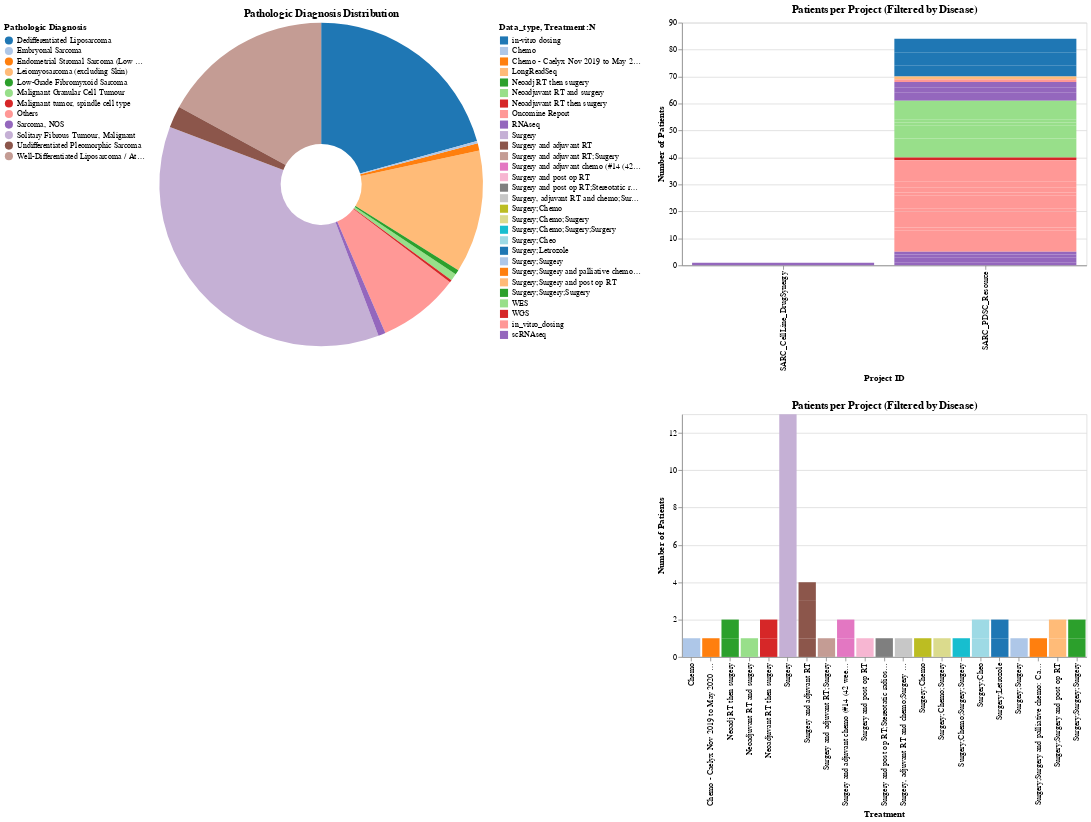

Source (notebook cell):
### Code cell
# Process the data for pie chart with percentage
disease_counts = combined_df['Pathologic Diagnosis'].value_counts().reset_index()
disease_counts.columns = ['Pathologic Diagnosis', 'Count']

# Calculate percentage
total_count = disease_counts['Count'].sum()
disease_counts['Percentage'] = (disease_counts['Count'] / total_count) * 100
disease_counts['Percentage'] = disease_counts['Percentage'].map('{:.1f}%'.format)
# Selection filter
disease_select = alt.selection_single(fields=["Pathologic Diagnosis"], empty="all")

# Create an Altair Pie Chart with Percentage Display
disease_pie = (
    alt.Chart(disease_counts)
    .mark_arc(innerRadius=50)
    .encode(
        theta=alt.Theta("Count:Q", title="Total Cases"),
        color=alt.Color(
            "Pathologic Diagnosis:N",
            scale=alt.Scale(scheme="category20"),
            legend=alt.Legend(title="Pathologic Diagnosis", orient="left")  # Custom legend title for Pathology
        ),
        opacity=alt.condition(disease_select, alt.value(1), alt.value(0.3)),
        tooltip=[
            "Pathologic Diagnosis:N",
            "Percentage",
            alt.Tooltip("Percentage:Q", format=".1f")]
    )
    .add_selection(disease_select)
    .properties(title="Pathologic Diagnosis Distribution", width=400, height=400)
)
project_patient_counts = (
    combined_df.groupby(["Pathologic Diagnosis", "Project ID", "Data_type"])["Patient ID"]
    .nunique()  # Count unique patients
    .reset_index()
)
# Rename columns for clarity
project_patient_counts.columns = ["Pathologic Diagnosis", "Project ID", "Data_type", "Number of Patients"]

# Summary Bar Chart (Filtered by Pie Selection)
datatype_summary = (
    alt.Chart(project_patient_counts)
    .mark_bar()
    .encode(
        x=alt.X("Project ID:N", title="Project ID"),
        y=alt.Y("Number of Patients:Q", title="Number of Patients"),
        tooltip=["Project ID", "Number of Patients","Data_type"],
        color=alt.Color("Data_type:N",
            scale=alt.Scale(scheme="category20"),
            legend=alt.Legend(title="Data_type", orient="left") 
    ))
    .transform_filter(disease_select)  # Apply the filter from the pie chart
    .properties(title="Patients per Project (Filtered by Disease)", width=500)
)

treatment = (
    combined_df.groupby(["Pathologic Diagnosis", "Cancer treatment regimen 1"])["Patient ID"]
    .nunique()  # Count unique patients
    .reset_index()
)
# Rename columns for clarity
treatment.columns = ["Pathologic Diagnosis", "Treatment", "Number of Patients"]

# Summary Bar Chart (Filtered by Pie Selection)
Diagnosis_summary = (
    alt.Chart(treatment)
    .mark_bar()
    .encode(
        x=alt.X("Treatment:N", title="Treatment"),
        y=alt.Y("Number of Patients:Q", title="Number of Patients"),
        tooltip=["Treatment", "Number of Patients"],
        color=alt.Color("Treatment:N",
            scale=alt.Scale(scheme="category20"),
            legend=alt.Legend(title="Treatment:N", orient="left"))
    )
    .transform_filter(disease_select)  # Apply the filter from the pie chart
    .properties(title="Patients per Project (Filtered by Disease)", width=500)
)


# Combine both charts
chart_row = (disease_pie | datatype_summary & Diagnosis_summary).resolve_scale(
    color='independent'  # Crucial: Make the color scales independent
)
chart_row

### Figure 1 — Vega-Lite specification as saved in the notebook (floating-point values rounded to 4 significant figures)
{"config": {"view": {"continuousWidth": 300, "continuousHeight": 300}}, "hconcat": [{"data": {"name": "data-9526c829b61a04844ae8f3b671ec75da"}, "mark": {"type": "arc", "innerRadius": 50}, "encoding": {"color": {"field": "Pathologic Diagnosis", "legend": {"orient": "left", "title": "Pathologic Diagnosis"}, "scale": {"scheme": "category20"}, "type": "nominal"}, "opacity": {"condition": {"param": "param_86", "value": 1, "empty": true}, "value": 0.3}, "theta": {"field": "Count", "title": "Total Cases", "type": "quantitative"}, "tooltip": [{"field": "Pathologic Diagnosis", "type": "nominal"}, {"field": "Percentage", "type": "nominal"}, {"field": "Percentage", "format": ".1f", "type": "quantitative"}]}, "height": 400, "name": "view_95", "title": "Pathologic Diagnosis Distribution", "width": 400}, {"vconcat": [{"data": {"name": "data-3d37d085054e9c438da5974f8f9228ac"}, "mark": {"type": "bar"}, "encoding": {"color": {"field": "Data_type", "legend": {"orient": "left", "title": "Data_type"}, "scale": {"scheme": "category20"}, "type": "nominal"}, "tooltip": [{"field": "Project ID", "type": "nominal"}, {"field": "Number of Patients", "type": "quantitative"}, {"field": "Data_type", "type": "nominal"}], "x": {"field": "Project ID", "title": "Project ID", "type": "nominal"}, "y": {"field": "Number of Patients", "title": "Number of Patients", "type": "quantitative"}}, "title": "Patients per Project (Filtered by Disease)", "transform": [{"filter": {"param": "param_86", "empty": true}}], "width": 500}, {"data": {"name": "data-de9eb38db468dcb5a98ee92583898a35"}, "mark": {"type": "bar"}, "encoding": {"color": {"field": "Treatment", "legend": {"orient": "left", "title": "Treatment:N"}, "scale": {"scheme": "category20"}, "type": "nominal"}, "tooltip": [{"field": "Treatment", "type": "nominal"}, {"field": "Number of Patients", "type": "quantitative"}], "x": {"field": "Treatment", "title": "Treatment", "type": "nominal"}, "y": {"field": "Number of Patients", "title": "Number of Patients", "type": "quantitative"}}, "title": "Patients per Project (Filtered by Disease)", "transform": [{"filter": {"param": "param_86", "empty": true}}], "width": 500}]}], "params": [{"name": "param_86", "select": {"type": "point", "fields": ["Pathologic Diagnosis"]}, "views": ["view_95"]}], "resolve": {"scale": {"color": "independent"}}, "$schema": "https://vega.github.io/schema/vega-lite/v5.20.1.json", "datasets": {"data-9526c829b61a04844ae8f3b671ec75da": [{"Pathologic Diagnosis": "Solitary Fibrous Tumour, Malignant", "Count": 152, "Percentage": "36.5%"}, {"Pathologic Diagnosis": "Dedifferentiated Liposarcoma", "Count": 86, "Percentage": "20.7%"}, {"Pathologic Diagnosis": "Well-Differentiated Liposarcoma / Atypical Lipomatous Tumour", "Count": 71, "Percentage": "17.1%"}, {"Pathologic Diagnosis": "Leiomyosarcoma (excluding Skin)", "Count": 51, "Percentage": "12.3%"}, {"Pathologic Diagnosis": "Others", "Count": 34, "Percentage": "8.2%"}, {"Pathologic Diagnosis": "Undifferentiated Pleomorphic Sarcoma", "Count": 9, "Percentage": "2.2%"}, {"Pathologic Diagnosis": "Malignant Granular Cell Tumour", "Count": 3, "Percentage": "0.7%"}, {"Pathologic Diagnosis": "Endometrial Stromal Sarcoma (Low Grade, High Grade), Undifferentiated Uterine Sarcoma", "Count": 3, "Percentage": "0.7%"}, {"Pathologic Diagnosis": "Sarcoma, NOS", "Count": 3, "Percentage": "0.7%"}, {"Pathologic Diagnosis": "Low-Grade Fibromyxoid Sarcoma", "Count": 2, "Percentage": "0.5%"}, {"Pathologic Diagnosis": "Embryonal Sarcoma", "Count": 1, "Percentage": "0.2%"}, {"Pathologic Diagnosis": "Malignant tumor, spindle cell type", "Count": 1, "Percentage": "0.2%"}], "data-3d37d085054e9c438da5974f8f9228ac": [{"Pathologic Diagnosis": "Dedifferentiated Liposarcoma", "Project ID": "SARC_CellLine_DrugSynergy", "Data_type": "RNAseq", "Number of Patients": 1}, {"Pathologic Diagnosis": "Dedifferentiated Liposarcoma", "Project ID": "SARC_PDSC_Resource", "Data_type": " in-vitro dosing", "Number of Patients": 4}, {"Pathologic Diagnosis": "Dedifferentiated Liposarcoma", "Project ID": "SARC_PDSC_Resource", "Data_type": "RNAseq", "Number of Patients": 3}, {"Pathologic Diagnosis": "Dedifferentiated Liposarcoma", "Project ID": "SARC_PDSC_Resource", "Data_type": "WES", "Number of Patients": 5}, {"Pathologic Diagnosis": "Dedifferentiated Liposarcoma", "Project ID": "SARC_PDSC_Resource", "Data_type": "in_vitro_dosing", "Number of Patients": 8}, {"Pathologic Diagnosis": "Dedifferentiated Liposarcoma", "Project ID": "SARC_PDSC_Resource", "Data_type": "scRNAseq", "Number of Patients": 1}, {"Pathologic Diagnosis": "Embryonal Sarcoma", "Project ID": "SARC_PDSC_Resource", "Data_type": "in_vitro_dosing", "Number of Patients": 1}, {"Pathologic Diagnosis": "Endometrial Stromal Sarcoma (Low Grade, High Grade), Undifferentiated Uterine Sarcoma", "Project ID": "SARC_PDSC_Resource", "Data_type": "in_vitro_dosing", "Number of Patients": 1}, {"Pathologic Diagnosis": "Leiomyosarcoma (excluding Skin)", "Project ID": "SARC_PDSC_Resource", "Data_type": " in-vitro dosing", "Number of Patients": 4}, {"Pathologic Diagnosis": "Leiomyosarcoma (excluding Skin)", "Project ID": "SARC_PDSC_Resource", "Data_type": "RNAseq", "Number of Patients": 1}, {"Pathologic Diagnosis": "Leiomyosarcoma (excluding Skin)", "Project ID": "SARC_PDSC_Resource", "Data_type": "WES", "Number of Patients": 2}, {"Pathologic Diagnosis": "Leiomyosarcoma (excluding Skin)", "Project ID": "SARC_PDSC_Resource", "Data_type": "in_vitro_dosing", "Number of Patients": 4}, {"Pathologic Diagnosis": "Low-Grade Fibromyxoid Sarcoma", "Project ID": "SARC_PDSC_Resource", "Data_type": "in_vitro_dosing", "Number of Patients": 1}, {"Pathologic Diagnosis": "Malignant Granular Cell Tumour", "Project ID": "SARC_PDSC_Resource", "Data_type": "WES", "Number of Patients": 1}, {"Pathologic Diagnosis": "Malignant Granular Cell Tumour", "Project ID": "SARC_PDSC_Resource", "Data_type": "in_vitro_dosing", "Number of Patients": 1}, {"Pathologic Diagnosis": "Malignant tumor, spindle cell type", "Project ID": "SARC_PDSC_Resource", "Data_type": "in_vitro_dosing", "Number of Patients": 1}, {"Pathologic Diagnosis": "Others", "Project ID": "SARC_PDSC_Resource", "Data_type": " in-vitro dosing", "Number of Patients": 1}, {"Pathologic Diagnosis": "Others", "Project ID": "SARC_PDSC_Resource", "Data_type": "WES", "Number of Patients": 4}, {"Pathologic Diagnosis": "Others", "Project ID": "SARC_PDSC_Resource", "Data_type": "in_vitro_dosing", "Number of Patients": 4}, {"Pathologic Diagnosis": "Others", "Project ID": "SARC_PDSC_Resource", "Data_type": "scRNAseq", "Number of Patients": 2}, {"Pathologic Diagnosis": "Sarcoma, NOS", "Project ID": "SARC_PDSC_Resource", "Data_type": "WES", "Number of Patients": 1}, {"Pathologic Diagnosis": "Sarcoma, NOS", "Project ID": "SARC_PDSC_Resource", "Data_type": "in_vitro_dosing", "Number of Patients": 1}, {"Pathologic Diagnosis": "Solitary Fibrous Tumour, Malignant", "Project ID": "SARC_PDSC_Resource", "Data_type": "Oncomine Report", "Number of Patients": 1}, {"Pathologic Diagnosis": "Solitary Fibrous Tumour, Malignant", "Project ID": "SARC_PDSC_Resource", "Data_type": "RNAseq", "Number of Patients": 1}, {"Pathologic Diagnosis": "Solitary Fibrous Tumour, Malignant", "Project ID": "SARC_PDSC_Resource", "Data_type": "WES", "Number of Patients": 1}, {"Pathologic Diagnosis": "Solitary Fibrous Tumour, Malignant", "Project ID": "SARC_PDSC_Resource", "Data_type": "WGS", "Number of Patients": 1}, {"Pathologic Diagnosis": "Solitary Fibrous Tumour, Malignant", "Project ID": "SARC_PDSC_Resource", "Data_type": "in_vitro_dosing", "Number of Patients": 2}, {"Pathologic Diagnosis": "Undifferentiated Pleomorphic Sarcoma", "Project ID": "SARC_PDSC_Resource", "Data_type": "in_vitro_dosing", "Number of Patients": 2}, {"Pathologic Diagnosis": "Undifferentiated Pleomorphic Sarcoma", "Project ID": "SARC_PDSC_Resource", "Data_type": "scRNAseq", "Number of Patients": 1}, {"Pathologic Diagnosis": "Well-Differentiated Liposarcoma / Atypical Lipomatous Tumour", "Project ID": "SARC_PDSC_Resource", "Data_type": " in-vitro dosing", "Number of Patients": 5}, {"Pathologic Diagnosis": "Well-Differentiated Liposarcoma / Atypical Lipomatous Tumour", "Project ID": "SARC_PDSC_Resource", "Data_type": "LongReadSeq", "Number of Patients": 1}, {"Pathologic Diagnosis": "Well-Differentiated Liposarcoma / Atypical Lipomatous Tumour", "Project ID": "SARC_PDSC_Resource", "Data_type": "RNAseq", "Number of Patients": 2}, {"Pathologic Diagnosis": "Well-Differentiated Liposarcoma / Atypical Lipomatous Tumour", "Project ID": "SARC_PDSC_Resource", "Data_type": "WES", "Number of Patients": 7}, {"Pathologic Diagnosis": "Well-Differentiated Liposarcoma / Atypical Lipomatous Tumour", "Project ID": "SARC_PDSC_Resource", "Data_type": "in_vitro_dosing", "Number of Patients": 8}, {"Pathologic Diagnosis": "Well-Differentiated Liposarcoma / Atypical Lipomatous Tumour", "Project ID": "SARC_PDSC_Resource", "Data_type": "scRNAseq", "Number of Patients": 1}], "data-de9eb38db468dcb5a98ee92583898a35": [{"Pathologic Diagnosis": "Dedifferentiated Liposarcoma", "Treatment": "Neoadj RT then surgery", "Number of Patients": 1}, {"Pathologic Diagnosis": "Dedifferentiated Liposarcoma", "Treatment": "Surgery", "Number of Patients": 3}, {"Pathologic Diagnosis": "Dedifferentiated Liposarcoma", "Treatment": "Surgery and adjuvant RT", "Number of Patients": 1}, {"Pathologic Diagnosis": "Dedifferentiated Liposarcoma", "Treatment": "Surgery and adjuvant RT;Surgery", "Number of Patients": 1}, {"Pathologic Diagnosis": "Dedifferentiated Liposarcoma", "Treatment": "Surgery and post op RT", "Number of Patients": 1}, {"Pathologic Diagnosis": "Dedifferentiated Liposarcoma", "Treatment": "Surgery;Letrozole", "Number of Patients": 1}, {"Pathologic Diagnosis": "Dedifferentiated Liposarcoma", "Treatment": "Surgery;Surgery", "Number of Patients": 1}, {"Pathologic Diagnosis": "Dedifferentiated Liposarcoma", "Treatment": "Surgery;Surgery and post op RT", "Number of Patients": 1}, {"Pathologic Diagnosis": "Embryonal Sarcoma", "Treatment": "Surgery and adjuvant chemo (#14 (42 weeks) VDC);Surgery;Chemo", "Number of Patients": 1}, {"Pathologic Diagnosis": "Endometrial Stromal Sarcoma (Low Grade, High Grade), Undifferentiated Uterine Sarcoma", "Treatment": "Surgery;Chemo;Surgery", "Number of Patients": 1}, {"Pathologic Diagnosis": "Leiomyosarcoma (excluding Skin)", "Treatment": "Chemo - Caelyx Nov 2019 to May 2020 then debulking 16-Aug-2021", "Number of Patients": 1}, {"Pathologic Diagnosis": "Leiomyosarcoma (excluding Skin)", "Treatment": "Surgery;Chemo", "Number of Patients": 1}, {"Pathologic Diagnosis": "Leiomyosarcoma (excluding Skin)", "Treatment": "Surgery;Chemo;Surgery;Surgery", "Number of Patients": 1}, {"Pathologic Diagnosis": "Leiomyosarcoma (excluding Skin)", "Treatment": "Surgery;Letrozole", "Number of Patients": 1}, {"Pathologic Diagnosis": "Low-Grade Fibromyxoid Sarcoma", "Treatment": "Neoadjuvant RT then surgery", "Number of Patients": 1}, {"Pathologic Diagnosis": "Malignant Granular Cell Tumour", "Treatment": "Surgery;Surgery and palliative chemo: Caelyx > Best response MR after 2M > Pazopanib PD after 2m > Gem/Carbo > PD after 2m", "Number of Patients": 1}, {"Pathologic Diagnosis": "Malignant tumor, spindle cell type", "Treatment": "Surgery and adjuvant chemo (#14 (42 weeks) VDC);Surgery;Chemo", "Number of Patients": 1}, {"Pathologic Diagnosis": "Others", "Treatment": "Surgery", "Number of Patients": 3}, {"Pathologic Diagnosis": "Others", "Treatment": "Surgery and adjuvant RT", "Number of Patients": 2}, {"Pathologic Diagnosis": "Others", "Treatment": "Surgery;Cheo", "Number of Patients": 1}, {"Pathologic Diagnosis": "Others", "Treatment": "Surgery;Surgery;Surgery", "Number of Patients": 1}, {"Pathologic Diagnosis": "Sarcoma, NOS", "Treatment": "Surgery and adjuvant RT", "Number of Patients": 1}, {"Pathologic Diagnosis": "Solitary Fibrous Tumour, Malignant", "Treatment": "Neoadjuvant RT then surgery", "Number of Patients": 1}, {"Pathologic Diagnosis": "Solitary Fibrous Tumour, Malignant", "Treatment": "Surgery and post op RT;Stereotatic radiosurgery;Surgery;Chemo - Caelyx #2", "Number of Patients": 1}, {"Pathologic Diagnosis": "Undifferentiated Pleomorphic Sarcoma", "Treatment": "Neoadjuvant RT and surgery", "Number of Patients": 1}, {"Pathologic Diagnosis": "Undifferentiated Pleomorphic Sarcoma", "Treatment": "Surgery;Cheo", "Number of Patients": 1}, {"Pathologic Diagnosis": "Well-Differentiated Liposarcoma / Atypical Lipomatous Tumour", "Treatment": "Chemo", "Number of Patients": 1}, {"Pathologic Diagnosis": "Well-Differentiated Liposarcoma / Atypical Lipomatous Tumour", "Treatment": "Neoadj RT then surgery", "Number of Patients": 1}, {"Pathologic Diagnosis": "Well-Differentiated Liposarcoma / Atypical Lipomatous Tumour", "Treatment": "Surgery", "Number of Patients": 7}, {"Pathologic Diagnosis": "Well-Differentiated Liposarcoma / Atypical Lipomatous Tumour", "Treatment": "Surgery, adjuvant RT and chemo;Surgery and HIPEC;Surgery", "Number of Patients": 1}, {"Pathologic Diagnosis": "Well-Differentiated Liposarcoma / Atypical Lipomatous Tumour", "Treatment": "Surgery;Surgery and post op RT", "Number of Patients": 1}, {"Pathologic Diagnosis": "Well-Differentiated Liposarcoma / Atypical Lipomatous Tumour", "Treatment": "Surgery;Surgery;Surgery", "Number of Patients": 1}]}}
